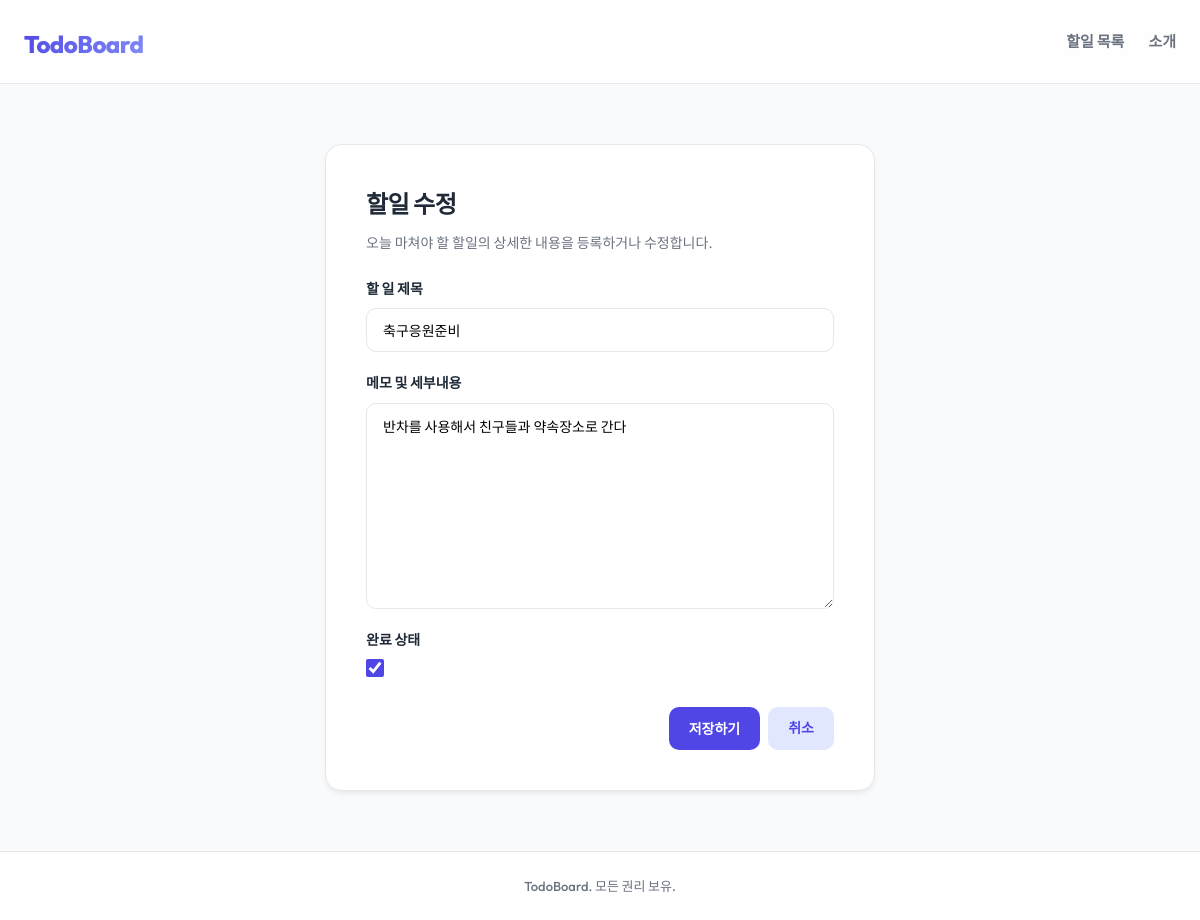
Screenshot of /6/update/ with the database file from the repository.
### todos/models.py (models this page shows, shortened)
class Todo(models.Model):
    title = models.CharField(max_length=200)
    content = models.TextField(blank=True)
    is_completed = models.BooleanField(default=False)
    created_at = models.DateTimeField(auto_now_add=True)
    updated_at = models.DateTimeField(auto_now=True)

### todos/views.py (the view)
# urls.py: path('<int:pk>/update/', views.todo_update, name='todo_update'),
def todo_update(request, pk):
    todo = get_object_or_404(Todo, pk=pk)
    if request.method == 'POST':
        form = TodoForm(request.POST, instance=todo)
        if form.is_valid():
            form.save()
            return redirect('todos:todo_list')
    else:
        form = TodoForm(instance=todo)
    return render(request, 'todos/todo_form.html', {'form': form, 'action': '수정'})

### todos/forms.py
class TodoForm(forms.ModelForm):
    class Meta:
        model = Todo
        fields = ['title', 'content', 'is_completed']
        widgets = {
            'title': forms.TextInput(attrs={
                'class': 'form-input',
                'placeholder': '할 일을 입력하세요 (예: 파이썬 복습하기)'
            }),
            'content': forms.Textarea(attrs={
                'class': 'form-input form-textarea',
                'placeholder': '상세한 할 일 설명이나 메모를 적어주세요'
            }),
            'is_completed': forms.CheckboxInput(attrs={
                'class': 'form-checkbox'
            })
        }
        labels = {
            'title': '할 일 제목',
            'content': '메모 및 세부내용',
            'is_completed': '완료 상태'
        }

### todos/templates/todos/todo_form.html (shortened to what this page needs)
{% extends 'todos/base.html' %}
{% block content %}
<div class="form-container">
    <div class="form-card">
        <h2 class="form-title">할일 {{ action }}</h2>
        <p class="form-desc">오늘 마쳐야 할 할일의 상세한 내용을 등록하거나 수정합니다.</p>
        <form method="post" class="todo-form-body">
            {% for field in form %}
                <div class="form-group">
                    <label for="{{ field.id_for_label }}" class="form-label">{{ field.label }}</label>
                    {{ field }}
                </div>
            {% endfor %}
            <div class="form-actions">
                <button type="submit" class="btn btn-primary">저장하기</button>
                <a href="{% url 'todos:todo_list' %}" class="btn btn-secondary">취소</a>
            </div>
        </form>
    </div>
</div>
{% endblock %}

### todos/static/todos/css/style.css (style rules this page uses)
:root { --primary-color: #4f46e5; --primary-hover: #4338ca; --primary-light: #e0e7ff; --success-color: #10b981; --success-bg: #d1fae5; --warning-color: #f59e0b; --warning-bg: #fef3c7; --text-main: #1f2937; --text-muted: #6b7280; --bg-main: #f9fafb; --bg-card: #ffffff; --border-color: #e5e7eb; --border-radius-lg: 16px; --border-radius-md: 10px; --shadow-sm: 0 1px 3px rgba(0, 0, 0, 0.05); --shadow-md: 0 4px 6px -1px rgba(0, 0, 0, 0.05), 0 2px 4px -1px rgba(0, 0, 0, 0.03); --shadow-lg: 0 10px 15px -3px rgba(0, 0, 0, 0.05), 0 4px 6px -2px rgba(0, 0, 0, 0.02); }
* { margin: 0; padding: 0; box-sizing: border-box; }
body { font-family: 'Outfit', 'Noto Sans KR', sans-serif; background-color: var(--bg-main); color: var(--text-main); line-height: 1.6; display: flex; flex-direction: column; min-height: 100vh; }
a { color: inherit; text-decoration: none; }
.btn { display: inline-flex; align-items: center; justify-content: center; padding: 10px 20px; font-size: 14px; font-weight: 700; border-radius: var(--border-radius-md); cursor: pointer; transition: all 0.2s ease; border: none; text-decoration: none; }
.btn-primary { background-color: var(--primary-color); color: #ffffff; }
.btn-secondary { background-color: var(--primary-light); color: var(--primary-color); margin-left: 8px; }
.form-container { display: flex; justify-content: center; align-items: center; padding: 20px 0; }
.form-card { background-color: var(--bg-card); border: 1px solid var(--border-color); border-radius: var(--border-radius-lg); padding: 40px; width: 100%; max-width: 550px; box-shadow: var(--shadow-md); }
.form-title { font-size: 24px; font-weight: 800; margin-bottom: 8px; letter-spacing: -0.5px; }
.form-desc { color: var(--text-muted); font-size: 14px; margin-bottom: 24px; }
.todo-form-body { display: flex; flex-direction: column; gap: 20px; }
.form-group { display: flex; flex-direction: column; gap: 8px; }
.form-label { font-size: 14px; font-weight: 700; color: var(--text-main); }
.form-input { width: 100%; padding: 12px 16px; border: 1px solid var(--border-color); border-radius: var(--border-radius-md); font-family: inherit; font-size: 14px; outline: none; transition: border-color 0.2s ease; }
.form-textarea { min-height: 120px; resize: vertical; }
.form-checkbox { width: 18px; height: 18px; cursor: pointer; accent-color: var(--primary-color); }
.form-actions { margin-top: 10px; display: flex; justify-content: flex-end; }

### rows the page displays
Todo: form "축구응원준비" "반차를 사용해서 친구들과 약속장소로 간다" "☑"

### other values shown
{{ action }} "수정"
{{ field.label }} "할 일 제목" "메모 및 세부내용" "완료 상태"
